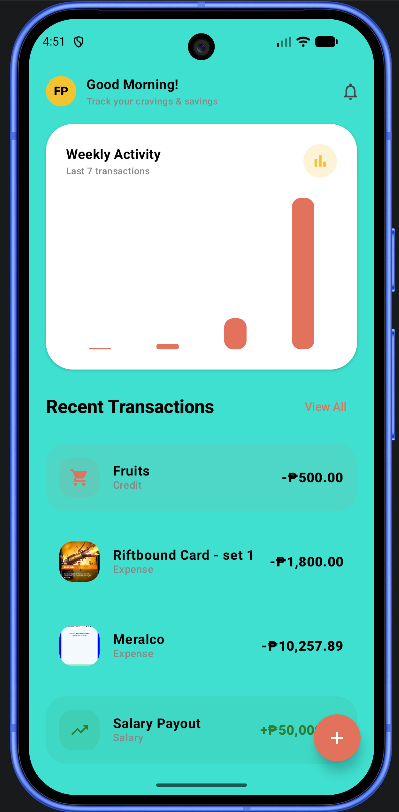
#> input picture finpulse/2.PNG, 399 x 812 px, found by its file name
$ python create_finpulse_cover.py
#> lines starting #> are read from the running program, lines starting #| are printed output that depends on the picture
import os
import math
from PIL import Image, ImageDraw, ImageFont, ImageFilter

def create_theme_cover():
    W, H = 1600, 900
    base = Image.new('RGBA', (W, H), (11, 15, 23, 255))

    # 1. Subtle Background Gradient
    # From top #0D131F to bottom #070A0F
    top_color = (13, 19, 31)
    bottom_color = (7, 10, 15)
    for y in range(H):
        factor = y / float(H)
        r = int(top_color[0] + factor * (bottom_color[0] - top_color[0]))
        g = int(top_color[1] + factor * (bottom_color[1] - top_color[1]))
        b = int(top_color[2] + factor * (bottom_color[2] - top_color[2]))
        for x in range(W):
            base.putpixel((x, y), (r, g, b, 255))

    # Draw subtle tech grid dots
    draw = ImageDraw.Draw(base)
    for x in range(0, W, 32):
        for y in range(0, H, 32):
            draw.point((x, y), fill=(255, 255, 255, 18))

    # 2. Ambient Theme Radial Glows
    glow_layer = Image.new('RGBA', (W, H), (0, 0, 0, 0))
#> glow_layer: PIL image 1600x900 RGBA; every value is 0
    glow_draw = ImageDraw.Draw(glow_layer)

    # Glow 1: Terracotta Sun behind Center Hero Phone
    cx1, cy1, r1 = 800, 420, 520
    for r in range(r1, 0, -14):
        alpha = int(45 * (1.0 - (r / r1)**1.4))
        glow_draw.ellipse([cx1 - r, cy1 - int(r*0.8), cx1 + r, cy1 + int(r*0.8)], fill=(226, 114, 91, alpha))

    # Glow 2: Tropical Turquoise behind Left Chart Phone
    cx2, cy2, r2 = 300, 560, 440
    for r in range(r2, 0, -12):
        alpha = int(40 * (1.0 - (r / r2)**1.4))
        glow_draw.ellipse([cx2 - r, cy2 - int(r*0.85), cx2 + r, cy2 + int(r*0.85)], fill=(64, 224, 208, alpha))

    # Glow 3: Golden Saffron / Warm Amber behind Right Phone
    cx3, cy3, r3 = 1300, 520, 440
    for r in range(r3, 0, -12):
        alpha = int(32 * (1.0 - (r / r3)**1.4))
        glow_draw.ellipse([cx3 - r, cy3 - int(r*0.85), cx3 + r, cy3 + int(r*0.85)], fill=(244, 196, 48, alpha))

    glow_layer = glow_layer.filter(ImageFilter.GaussianBlur(35))
    base = Image.alpha_composite(base, glow_layer)
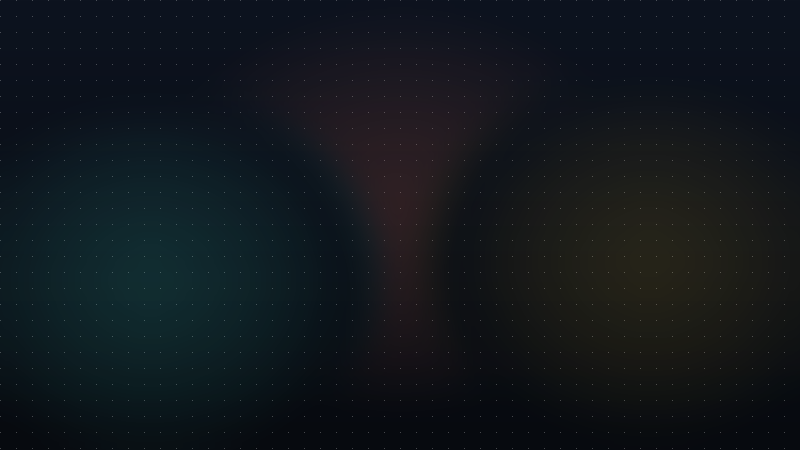
#> base: PIL image 1600x900 RGBA (shown at 1/2 size); mean R, G, B, A 17.5, 23.1, 28, 254.8; transparent parts drawn white
    draw = ImageDraw.Draw(base)

    # Load Windows fonts
    font_bold_lg = ImageFont.truetype('C:/Windows/Fonts/segoeuib.ttf', 44)
    font_bold_md = ImageFont.truetype('C:/Windows/Fonts/segoeuib.ttf', 24)
    font_bold_sm = ImageFont.truetype('C:/Windows/Fonts/segoeuib.ttf', 16)
    font_bold_xs = ImageFont.truetype('C:/Windows/Fonts/segoeuib.ttf', 13)

    font_reg_md = ImageFont.truetype('C:/Windows/Fonts/segoeui.ttf', 18)
    font_reg_sm = ImageFont.truetype('C:/Windows/Fonts/segoeui.ttf', 15)
    font_reg_xs = ImageFont.truetype('C:/Windows/Fonts/segoeui.ttf', 12)

    # 3. Header & Branding Banner
    # Top Tag Pill
    tag_x, tag_y = 80, 42
    tag_text = "● ANDROID OS 15  •  JETPACK COMPOSE  •  CLEAN ARCHITECTURE  •  MATERIAL 3"
    tag_bbox = draw.textbbox((0, 0), tag_text, font=font_bold_xs)
#> tag_bbox = (0, 4, 539, 16)
    tw, th = tag_bbox[2] - tag_bbox[0], tag_bbox[3] - tag_bbox[1]
#> tw = 539; th = 12

    # Pill background
    draw.rounded_rectangle([tag_x, tag_y, tag_x + tw + 28, tag_y + th + 14], radius=14,
                           fill=(18, 28, 42, 220), outline=(64, 224, 208, 160), width=1)
    draw.text((tag_x + 14, tag_y + 7), tag_text, font=font_bold_xs, fill=(64, 224, 208, 255))

    # Main Title
    draw.text((80, 80), "FinPulse", font=font_bold_lg, fill=(255, 255, 255, 255))
    # Pulse accent dot in terracotta
    fin_w = draw.textbbox((0, 0), "FinPulse", font=font_bold_lg)[2]
#> fin_w = 178
    draw.ellipse([80 + fin_w + 4, 110, 80 + fin_w + 16, 122], fill=(226, 114, 91, 255))

    # Subtitle with branding colors
    draw.text((80, 136), "Native Personal Finance Engine  •  Dynamic Vico Telemetry  •  Attached Photo Proofs",
              font=font_reg_md, fill=(160, 174, 192, 255))

    # Top Right Badges & Color Palette
    rx = W - 80
    palette_y = 52

    # Palette Swatches
    swatches = [
        ("Terracotta Sun", (226, 114, 91)),
        ("Tropical Turquoise", (64, 224, 208)),
        ("Golden Saffron", (244, 196, 48))
    ]
    sw_x = rx - 240
    for label, col in swatches:
        draw.ellipse([sw_x, palette_y, sw_x + 18, palette_y + 18], fill=col)
        sw_x += 28
#> after the loop, sw_x = 1364
    draw.text((sw_x + 8, palette_y + 1), "FinPulse Theme Palette", font=font_reg_xs, fill=(160, 174, 192, 220))

    # Top Right Feature Pills
    features = ["Room + SQLCipher", "Vico Engine", "CameraX OCR Ready"]
    fx = rx
    for feat in reversed(features):
        fb = draw.textbbox((0, 0), feat, font=font_bold_xs)
        fw = fb[2] - fb[0]
        fx -= (fw + 24)
        draw.rounded_rectangle([fx, 88, fx + fw + 16, 114], radius=6,
                               fill=(20, 28, 40, 200), outline=(255, 255, 255, 40), width=1)
        draw.text((fx + 8, 93), feat, font=font_bold_xs, fill=(226, 232, 240, 255))
        fx -= 8
#> this loop made 3 passes
#> (fb, fw, fx) on passes 1 to 3: ((0, 2, 137, 16), 137, 1351), ((0, 3, 76, 16), 76, 1243), ((0, 2, 125, 16), 125, 1086)
#> after the loop, fx = 1086

    # 4. Helper Function to build high-end Realistic Phone Frame
    def create_phone_frame(screen_path, width, height, is_hero=False):
        screen_raw = Image.open(screen_path).convert('RGBA')

        # Phone chassis padding
        pad_x = 10
        pad_top = 24
        pad_bot = 22

        frame_w = width + pad_x * 2
        frame_h = height + pad_top + pad_bot

        # Build chassis with rounded corners
        corner_r = 34 if is_hero else 30

        # Phone canvas
        phone = Image.new('RGBA', (frame_w, frame_h), (0, 0, 0, 0))
        pdraw = ImageDraw.Draw(phone)

        # Outer titanium bezel border
        chassis_fill = (18, 23, 33, 255) if not is_hero else (24, 30, 44, 255)
        chassis_outline = (56, 72, 98, 255) if not is_hero else (226, 114, 91, 230)

        pdraw.rounded_rectangle([0, 0, frame_w, frame_h], radius=corner_r,
                                fill=chassis_fill, outline=chassis_outline, width=2)

        # Inner screen bezel highlight
        pdraw.rounded_rectangle([2, 2, frame_w - 2, frame_h - 2], radius=corner_r - 2,
                                fill=None, outline=(255, 255, 255, 25), width=1)

        # Prepare screen image
        screen_resized = screen_raw.resize((width, height), Image.Resampling.LANCZOS)

        # Screen rounded mask
        screen_r = 24 if is_hero else 20
        mask = Image.new('L', (width, height), 0)
        m舖 = ImageDraw.Draw(mask)
        m舖.rounded_rectangle([0, 0, width, height], radius=screen_r, fill=255)

        # Paste screen
        phone.paste(screen_resized, (pad_x, pad_top), mask)

        # Top punch-hole camera & speaker
        cam_x = frame_w // 2
        pdraw.ellipse([cam_x - 5, pad_top // 2 - 4, cam_x + 5, pad_top // 2 + 6], fill=(5, 8, 12, 255))
        pdraw.ellipse([cam_x - 2, pad_top // 2 - 1, cam_x + 2, pad_top // 2 + 3], fill=(15, 25, 40, 255))

        # Bottom gesture pill
        bar_w = 70 if is_hero else 60
        bar_x = (frame_w - bar_w) // 2
        bar_y = frame_h - (pad_bot // 2) - 2
        pdraw.rounded_rectangle([bar_x, bar_y, bar_x + bar_w, bar_y + 4], radius=2, fill=(255, 255, 255, 120))

        # Glass reflection shine (diagonal sheen across upper portion)
        sheen = Image.new('RGBA', (width, height), (0, 0, 0, 0))
        sdraw = ImageDraw.Draw(sheen)
        # Draw translucent polygon across corner
        sdraw.polygon([(0, 0), (width, 0), (width, height // 3), (0, height // 2)], fill=(255, 255, 255, 14))
        sheen_masked = Image.composite(sheen, Image.new('RGBA', (width, height), (0, 0, 0, 0)), mask)
        phone.paste(sheen_masked, (pad_x, pad_top), sheen_masked)

        return phone, frame_w, frame_h

    # 5. Helper function for realistic Multi-layer Colored Drop Shadows
    def paste_with_shadow(canvas, img, x, y, blur=30, shadow_color=(0, 0, 0, 180), offset_y=16):
        iw, ih = img.size
        # shadow canvas
        pad = blur * 2
        s_w = iw + pad * 2
        s_h = ih + pad * 2
        shadow = Image.new('RGBA', (s_w, s_h), (0, 0, 0, 0))
        sdraw = ImageDraw.Draw(shadow)

        # Draw rounded shadow shape matching image
        sdraw.rounded_rectangle([pad, pad, pad + iw, pad + ih], radius=32, fill=shadow_color)
        shadow = shadow.filter(ImageFilter.GaussianBlur(blur))

        # Paste shadow on canvas
        sx = x - pad
        sy = y - pad + offset_y
        canvas.alpha_composite(shadow, (sx, sy))

        # Paste image
        canvas.alpha_composite(img, (x, y))

    # 6. Render Phones (3-Device Depth Arrangement)

    # Phone Left: Weekly Vico Telemetry (2.PNG)
    p_left, pl_w, pl_h = create_phone_frame('d:/Techxodia/finpulse/2.PNG', 310, 634, is_hero=False)
#> in create_phone_frame, screen_raw is the input picture: PIL image 399x812 RGBA; mean R, G, B, A 105, 190.6, 185.7, 255
#> in create_phone_frame, `phone = Image.new('RGBA', (frame_w, frame_h), (0, 0, 0, 0))`: phone: PIL image 330x680 RGBA; every value is 0
#> in create_phone_frame, `mask = Image.new('L', (width, height), 0)`: mask: PIL image 310x634 L; every value is 0
#> in create_phone_frame, `sheen = Image.new('RGBA', (width, height), (0, 0, 0, 0))`: sheen: PIL image 310x634 RGBA; every value is 0
#> pl_w = 330; pl_h = 680
    paste_with_shadow(base, p_left, 120, 186, blur=32, shadow_color=(0, 0, 0, 190), offset_y=20)
#> in paste_with_shadow, `shadow = Image.new('RGBA', (s_w, s_h), (0, 0, 0, 0))`: shadow: PIL image 458x808 RGBA; every value is 0

    # Phone Right: Monthly Ledger & Photo Receipts (3.PNG)
    p_right, pr_w, pr_h = create_phone_frame('d:/Techxodia/finpulse/3.PNG', 310, 634, is_hero=False)
#> call 2 of create_phone_frame, with screen_path = 'd:/Techxodia/finpulse/3.PNG', width = 310, height = 634, is_hero = False
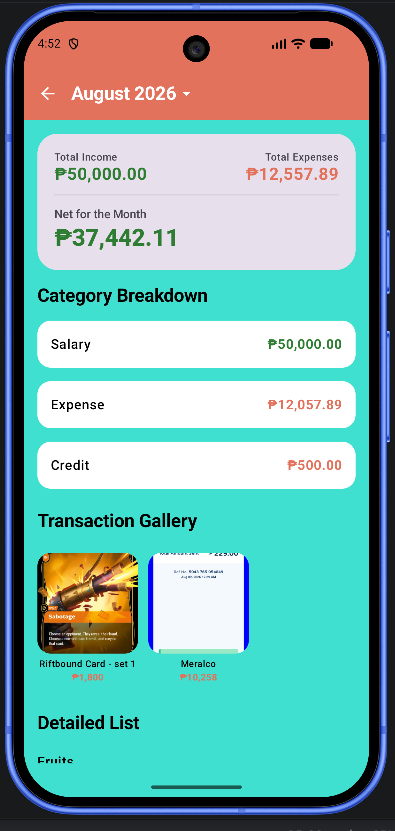
#> input picture finpulse/3.PNG, 395 x 831 px, found by its file name
#> in create_phone_frame, screen_raw is the input picture: PIL image 395x831 RGBA; mean R, G, B, A 126.9, 175.2, 172.1, 255
#> in create_phone_frame (call 2), `phone.paste(sheen_masked, (pad_x, pad_top), sheen_masked)`:
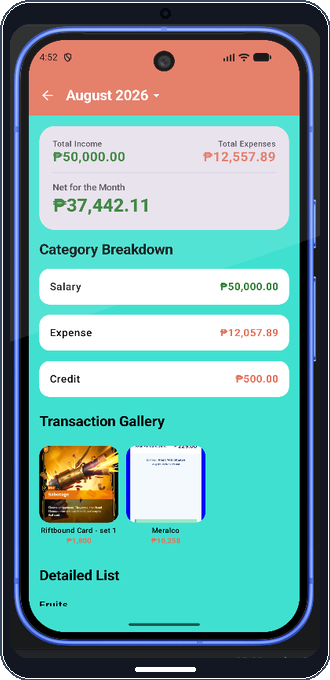
#> phone: PIL image 330x680 RGBA; mean R, G, B, A 118.1, 161.3, 159.7, 247.3; transparent parts drawn white
#> pr_w = 330; pr_h = 680
    paste_with_shadow(base, p_right, 1170, 186, blur=32, shadow_color=(0, 0, 0, 190), offset_y=20)

    # Phone Center (HERO): Core Dashboard with ₱37,942.11 Balance Card (1.PNG)
    p_center, pc_w, pc_h = create_phone_frame('d:/Techxodia/finpulse/1.PNG', 345, 715, is_hero=True)
#> call 3 of create_phone_frame, with screen_path = 'd:/Techxodia/finpulse/1.PNG', width = 345, height = 715, is_hero = True
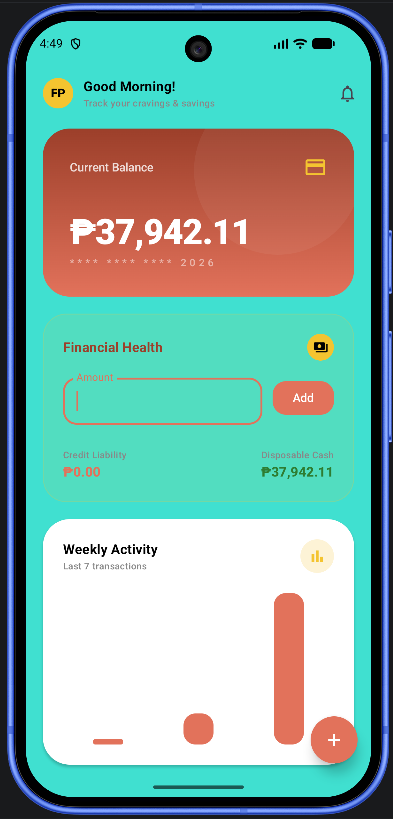
#> input picture finpulse/1.PNG, 393 x 819 px, found by its file name
#> in create_phone_frame, screen_raw is the input picture: PIL image 393x819 RGBA; mean R, G, B, A 129, 172.9, 164.7, 255
#> in create_phone_frame (call 3), `phone = Image.new('RGBA', (frame_w, frame_h), (0, 0, 0, 0))`: phone: PIL image 365x761 RGBA; every value is 0
#> in create_phone_frame (call 3), `mask = Image.new('L', (width, height), 0)`: mask: PIL image 345x715 L; every value is 0
#> in create_phone_frame (call 3), `sheen = Image.new('RGBA', (width, height), (0, 0, 0, 0))`: sheen: PIL image 345x715 RGBA; every value is 0
#> in create_phone_frame (call 3), `phone.paste(sheen_masked, (pad_x, pad_top), sheen_masked)`:
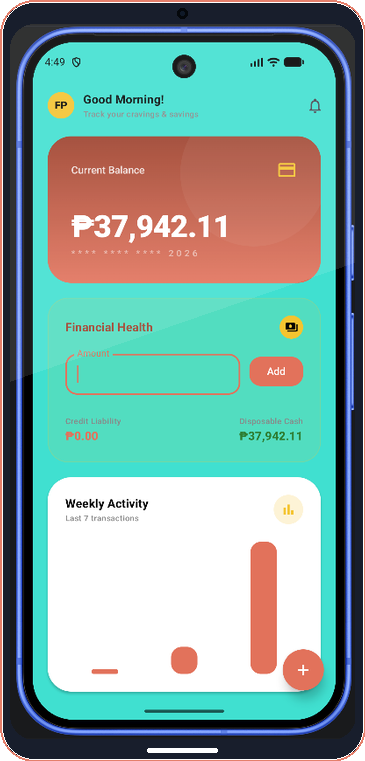
#> phone: PIL image 365x761 RGBA; mean R, G, B, A 124.5, 162.3, 156.2, 247.1; transparent parts drawn white
#> pc_w = 365; pc_h = 761

    # Add ambient dual-color bounce shadow for the hero phone
    # Bounce shadow in Terracotta + Turquoise
    hero_bounce = Image.new('RGBA', (pc_w + 120, pc_h + 120), (0, 0, 0, 0))
#> hero_bounce: PIL image 485x881 RGBA; every value is 0
    hdraw = ImageDraw.Draw(hero_bounce)
    hdraw.rounded_rectangle([60, 60, 60 + pc_w, 60 + pc_h], radius=40, fill=(226, 114, 91, 75))
    hdraw.rounded_rectangle([60, 60 + pc_h // 2, 60 + pc_w, 60 + pc_h], radius=40, fill=(64, 224, 208, 65))
    hero_bounce = hero_bounce.filter(ImageFilter.GaussianBlur(40))
    base.alpha_composite(hero_bounce, (628 - 60, 142 - 60 + 10))

    # Main drop shadow
    paste_with_shadow(base, p_center, 628, 142, blur=38, shadow_color=(0, 0, 0, 220), offset_y=24)
#> in paste_with_shadow (call 3), `shadow = Image.new('RGBA', (s_w, s_h), (0, 0, 0, 0))`: shadow: PIL image 517x913 RGBA; every value is 0

    # 7. Floating Glassmorphism Cards & Annotations (Facebook Ads / Behance Showcase Style)
    draw = ImageDraw.Draw(base)

    def draw_glass_card(x, y, w, h, border_color=(255, 255, 255, 60), fill_color=(14, 20, 30, 225)):
        # Card shadow
        card_shadow = Image.new('RGBA', (w + 40, h + 40), (0, 0, 0, 0))
        csdraw = ImageDraw.Draw(card_shadow)
        csdraw.rounded_rectangle([20, 20, 20 + w, 20 + h], radius=14, fill=(0, 0, 0, 150))
        card_shadow = card_shadow.filter(ImageFilter.GaussianBlur(16))
        base.alpha_composite(card_shadow, (x - 20, y - 20 + 8))

        # Card body
        card_img = Image.new('RGBA', (w, h), (0, 0, 0, 0))
        cdraw = ImageDraw.Draw(card_img)
        cdraw.rounded_rectangle([0, 0, w, h], radius=12, fill=fill_color, outline=border_color, width=1)
        base.alpha_composite(card_img, (x, y))

    # Floating Card 1: Center Phone Top-Right -> "₱37,942.11 Available Cash"
    fc1_x, fc1_y, fc1_w, fc1_h = 760, 126, 360, 68
    draw_glass_card(fc1_x, fc1_y, fc1_w, fc1_h, border_color=(226, 114, 91, 200), fill_color=(18, 22, 32, 235))
#> in draw_glass_card, `card_shadow = Image.new('RGBA', (w + 40, h + 40), (0, 0, 0, 0))`: card_shadow: PIL image 400x108 RGBA; every value is 0
#> in draw_glass_card, `card_img = Image.new('RGBA', (w, h), (0, 0, 0, 0))`: card_img: PIL image 360x68 RGBA; every value is 0
#> in draw_glass_card, `base.alpha_composite(card_img, (x, y))`:
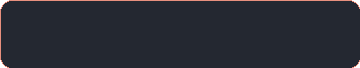
#> card_img: PIL image 360x68 RGBA; mean R, G, B, A 21.6, 23.5, 32.9, 233.4; transparent parts drawn white
    cdraw = ImageDraw.Draw(base)
    # Green pulse dot
    cdraw.ellipse([fc1_x + 16, fc1_y + 18, fc1_x + 26, fc1_y + 28], fill=(74, 222, 128, 255))
    cdraw.text((fc1_x + 36, fc1_y + 14), "LIVE LIQUIDITY COMPUTATION", font=font_bold_xs, fill=(226, 114, 91, 255))
    cdraw.text((fc1_x + 16, fc1_y + 34), "₱37,942.11 Available Cash", font=font_bold_md, fill=(255, 255, 255, 255))

    # Floating Card 2: Left Phone -> "Vico Charting Engine • 7-Day Velocity"
    fc2_x, fc2_y, fc2_w, fc2_h = 48, 480, 290, 64
    draw_glass_card(fc2_x, fc2_y, fc2_w, fc2_h, border_color=(64, 224, 208, 180), fill_color=(15, 23, 34, 235))
#> call 2 of draw_glass_card, with x = 48, y = 480, w = 290, h = 64, border_color = (64, 224, 208, 180), fill_color = (15, 23, 34, 235)
#> in draw_glass_card (call 2), `card_shadow = Image.new('RGBA', (w + 40, h + 40), (0, 0, 0, 0))`: card_shadow: PIL image 330x104 RGBA; every value is 0
#> in draw_glass_card (call 2), `card_shadow = card_shadow.filter(ImageFilter.GaussianBlur(16))`:
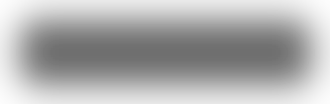
#> card_shadow: PIL image 330x104 RGBA; mean R, G, B, A 0, 0, 0, 80; transparent parts drawn white
    cdraw.ellipse([fc2_x + 14, fc2_y + 16, fc2_x + 22, fc2_y + 24], fill=(64, 224, 208, 255))
    cdraw.text((fc2_x + 30, fc2_y + 12), "VICO ENGINE TELEMETRY", font=font_bold_xs, fill=(64, 224, 208, 255))
    cdraw.text((fc2_x + 14, fc2_y + 32), "7-Day Velocity & Category Feed", font=font_reg_sm, fill=(240, 246, 252, 255))

    # Floating Card 3: Center Phone Bottom-Left -> "SQLCipher Room DB + Biometrics"
    fc3_x, fc3_y, fc3_w, fc3_h = 490, 716, 320, 64
    draw_glass_card(fc3_x, fc3_y, fc3_w, fc3_h, border_color=(244, 196, 48, 180), fill_color=(18, 24, 34, 235))
    cdraw.ellipse([fc3_x + 14, fc3_y + 16, fc3_x + 22, fc3_y + 24], fill=(244, 196, 48, 255))
    cdraw.text((fc3_x + 30, fc3_y + 12), "LOCAL ZERO-KNOWLEDGE SECURITY", font=font_bold_xs, fill=(244, 196, 48, 255))
    cdraw.text((fc3_x + 14, fc3_y + 32), "Room (SQLCipher) + Biometric Lock", font=font_reg_sm, fill=(240, 246, 252, 255))

    # Floating Card 4: Right Phone -> "Receipt Photo Gallery & Audit"
    fc4_x, fc4_y, fc4_w, fc4_h = 1260, 480, 290, 64
    draw_glass_card(fc4_x, fc4_y, fc4_w, fc4_h, border_color=(226, 114, 91, 180), fill_color=(18, 22, 32, 235))
    cdraw.ellipse([fc4_x + 14, fc4_y + 16, fc4_x + 22, fc4_y + 24], fill=(226, 114, 91, 255))
    cdraw.text((fc4_x + 30, fc4_y + 12), "TRANSACTION PHOTO PROOFS", font=font_bold_xs, fill=(226, 114, 91, 255))
    cdraw.text((fc4_x + 14, fc4_y + 32), "Visual Receipts & CameraX Hook", font=font_reg_sm, fill=(240, 246, 252, 255))

    # 8. Bottom Showcase Strip (Highlighting all 7 Screens)
    bottom_y = H - 56
    draw.line([(60, bottom_y), (W - 60, bottom_y)], fill=(255, 255, 255, 22), width=1)

    screen_ticker = [
        "1. Core Dashboard (₱37.9k Balance)",
        "2. Weekly Vico Telemetry",
        "3. Monthly Photo Receipts",
        "4. Year Time-Engine",
        "5. M3 Month Calendar",
        "6. Camera Expense Capture",
        "7. Liquidity Ratio"
    ]

    draw.text((60, bottom_y + 16), "SHOWCASE SUITE (7 SCREENS):", font=font_bold_xs, fill=(226, 114, 91, 255))

    tick_x = 290
    for i, s_name in enumerate(screen_ticker):
        if tick_x + 140 > W - 180:
            break
        draw.text((tick_x, bottom_y + 16), s_name, font=font_reg_xs, fill=(180, 195, 215, 230))
        tick_x += draw.textbbox((0, 0), s_name, font=font_reg_xs)[2] + 20
        if i < len(screen_ticker) - 1:
            draw.text((tick_x - 12, bottom_y + 16), "•", font=font_reg_xs, fill=(64, 224, 208, 160))
#> this loop made 7 passes
#> tick_x on passes 1 to 6: 528, 699, 875, 1014, 1167, 1356
#> after the loop, tick_x = 1356

    # Right-aligned Studio Credit
    credit = "Techxodia Mobile Engineering Lab"
    cr_w = draw.textbbox((0, 0), credit, font=font_bold_xs)[2]
#> cr_w = 221
    draw.text((W - 60 - cr_w, bottom_y + 16), credit, font=font_bold_xs, fill=(64, 224, 208, 240))

    # 9. Save to destinations
    cover_out = 'd:/Techxodia/finpulse/cover.png'
    main_out = 'd:/Techxodia/finpulse.png'

    base.save(cover_out, format='PNG', optimize=True)
    base.save(main_out, format='PNG', optimize=True)
    print(f"Theme Cover successfully generated at {cover_out} and {main_out} ({W}x{H})")

if __name__ == '__main__':
    create_theme_cover()
